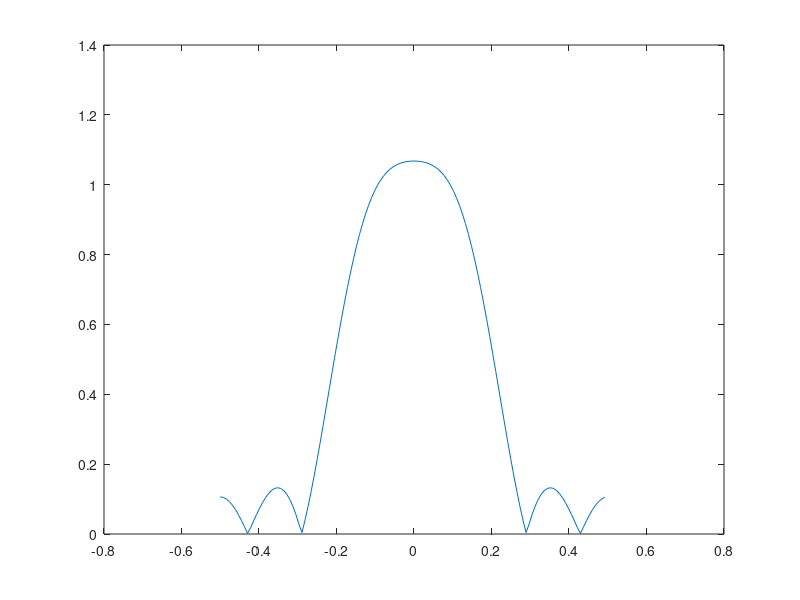

Reproduce this figure in MATLAB.
clear all;
close all;

%LPF Design, Cutoff 0.2 IIDT
N = 7;
M = 128;
nu = 0.33;
kk = 0:N-1;
alpha = (N-1)/2;
himpres = 0.4*sinc(0.4*(kk-alpha));
HIMP = abs(fftshift(fft(himpres,M)));
nu = -0.5:(1/M):0.5-(1/M);
figure;
plot(nu,HIMP);

% [input,fs] = audioread('TERMINAT.WAV');
% time = 1:length(input);
% sinusoid = cos(2*pi*nu*time);
% sinusoid = sinusoid'
% overall = sinusoid+input;
% figure;
% plot(time,overall);
% grid on;
% axis tight;
% %sound(sinusoid);

% output = filter(1,1,overall);
% sound(output);